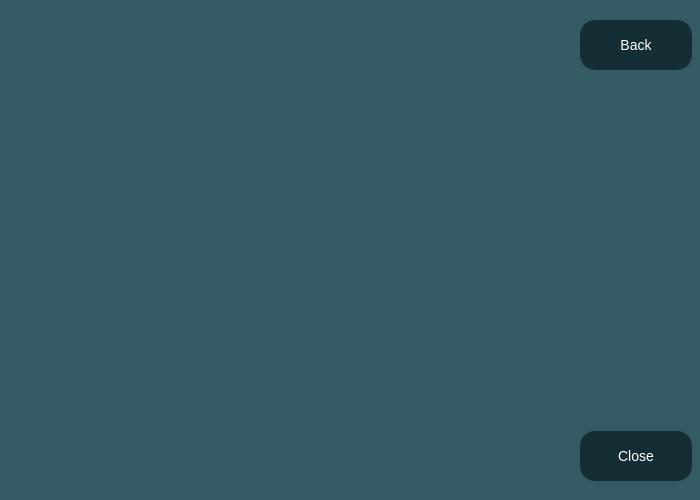
<?xml version="1.0" encoding="UTF-8"?>
<ui version="4.0">
 <class>StoryTime</class>
 <widget class="QWidget" name="StoryTime">
  <property name="geometry">
   <rect>
    <x>0</x>
    <y>0</y>
    <width>700</width>
    <height>500</height>
   </rect>
  </property>
  <property name="windowTitle">
   <string>Form</string>
  </property>
  <property name="styleSheet">
   <string notr="true">background:rgb(52, 91, 99);</string>
  </property>
  <widget class="QLabel" name="label">
   <property name="geometry">
    <rect>
     <x>12</x>
     <y>10</y>
     <width>551</width>
     <height>471</height>
    </rect>
   </property>
   <property name="styleSheet">
    <string notr="true">font:20px;
color:white;
border-radius:15px;
background:rgb(52, 91, 99);
</string>
   </property>
   <property name="text">
    <string/>
   </property>
   <property name="alignment">
    <set>Qt::AlignCenter</set>
   </property>
  </widget>
  <widget class="QWidget" name="layoutWidget">
   <property name="geometry">
    <rect>
     <x>580</x>
     <y>20</y>
     <width>112</width>
     <height>461</height>
    </rect>
   </property>
   <layout class="QVBoxLayout" name="verticalLayout">
    <item>
     <widget class="QPushButton" name="pushButton">
      <property name="minimumSize">
       <size>
        <width>110</width>
        <height>50</height>
       </size>
      </property>
      <property name="styleSheet">
       <string notr="true">background:rgb(21, 45, 53);
font:14px;
color:white;
border-radius:15px;
</string>
      </property>
      <property name="text">
       <string>Back</string>
      </property>
     </widget>
    </item>
    <item>
     <spacer name="verticalSpacer">
      <property name="orientation">
       <enum>Qt::Vertical</enum>
      </property>
      <property name="sizeHint" stdset="0">
       <size>
        <width>20</width>
        <height>40</height>
       </size>
      </property>
     </spacer>
    </item>
    <item>
     <widget class="QPushButton" name="pushButton_2">
      <property name="minimumSize">
       <size>
        <width>110</width>
        <height>50</height>
       </size>
      </property>
      <property name="styleSheet">
       <string notr="true">background:rgb(21, 45, 53);
font:14px;
color:white;
border-radius:15px;
</string>
      </property>
      <property name="text">
       <string>Close</string>
      </property>
     </widget>
    </item>
   </layout>
  </widget>
 </widget>
 <resources/>
 <connections/>
</ui>
